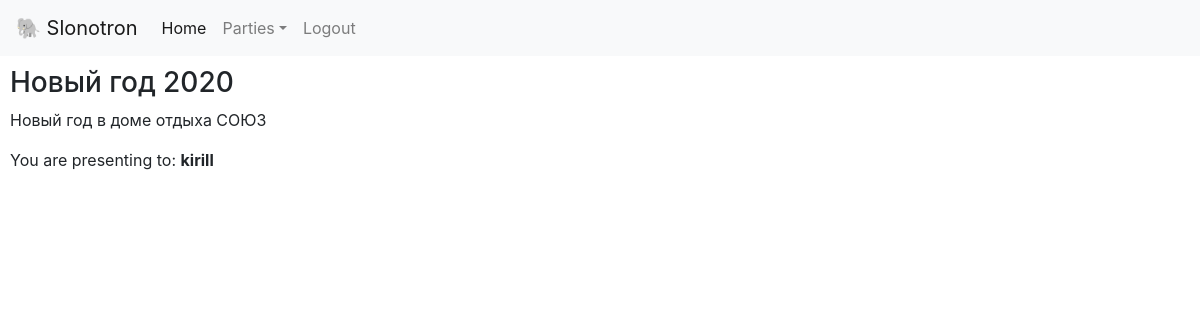
The page /party/7/ (signed in) on the database its author committed.
### st/models.py (models this page shows, shortened)
class Party(models.Model):
    INACTIVE = 0
    ACTIVE = 1
    PLAYED = 2
    STATUS_CHOICES = (
        (INACTIVE, 'Inactive'),
        (ACTIVE, 'Active'),
        (PLAYED, 'Played'),
    )
    name = models.CharField(max_length=100)
    description = models.CharField(max_length=1000)
    date = models.DateField()
    status = models.SmallIntegerField(choices=STATUS_CHOICES, default=INACTIVE)
    start_game = models.DateTimeField()
    class Meta:
        verbose_name_plural = 'parties'
    class Manager(models.Manager):
        def get_user_parties(self, user, statuses=None):
            parties = self.filter(member__user=user)
            if statuses:
                parties = parties.filter(status__in=statuses)
            return parties.order_by('-date')
    objects = Manager()

class Member(models.Model):
    user = models.ForeignKey(User, on_delete=models.CASCADE)
    party = models.ForeignKey(Party, on_delete=models.CASCADE)
    present_to = models.OneToOneField('Member', on_delete=models.CASCADE,
                                      null=True, default=None)
    class Meta:
        unique_together = ('user', 'party')

### st/views.py (the view)
# urls.py: path('party/<int:party_id>/', views.party, name='party'),
@login_required(login_url='/login/')
def party(request: HttpRequest, party_id: int) -> HttpResponse:
    try:
        party_obj = Party.objects.get(id=party_id)
        curr_member = Member.objects.get(party=party_obj, user=request.user)
    except (Party.DoesNotExist, Member.DoesNotExist):
        return redirect('parties')
    members = Member.objects.filter(party=party_obj).exclude(id=curr_member.id)
    scores = dict(
        Score.objects.filter(from_member=curr_member).values_list('to_member__id', 'value'))
    for member in members:
        member.score = scores.get(member.id, 5)
    members = filter(lambda m: m.score, members)
    if request.method == 'POST':
        form = ScalesForm(curr_member, members, request.POST)
        if form.is_valid():
            updated_scores = [
                Score(
                    from_member_id=curr_member.id,
                    to_member_id=int(member_key[6:]),
                    value=value
                ) for member_key, value in form.cleaned_data.items() if value != 5
            ]
            Score.objects.filter(from_member=curr_member).exclude(value=0).delete()
            Score.objects.bulk_create(updated_scores)
            return redirect('party', party_id=party_id)
    else:
        form = ScalesForm(curr_member, members)
    context = {
        'party': party_obj,
        'curr_member': curr_member,
        'members': members,
        'form': form,
    }
    context.update(get_parties_ctx(request))
    return render(request, 'party.html', context)

### st/views.py (called while the page is built)
def get_parties_ctx(request: HttpRequest):
    return {
        'parties': Party.objects.get_user_parties(request.user, [Party.ACTIVE, Party.PLAYED])
        if request.user.is_authenticated else None
    }

### st/templates/party.html (shortened to what this page needs)
{% extends 'base.html' %}
{% block content %}
    <div style="margin: 10px">
        <h3>{{ party.name }}</h3>
        <p>{{ party.description }}</p>
        {% if curr_member.present_to %}
            <p>
                You are presenting to:
                <b>{{ curr_member.present_to.user.username }}</b>
            </p>
        {% else %}
            {% load humanize %}
        {% endif %}
    </div>
{% endblock %}

### rows shown on the page
Party: name "Новый год 2020", description "Новый год в доме отдыха СОЮЗ"
Member: present_to.user.username "kirill"
